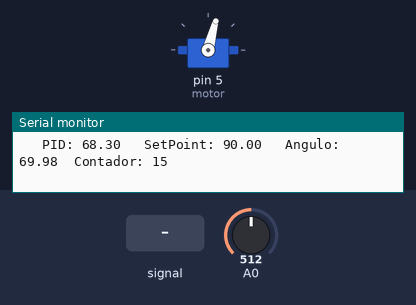
A sketch run on a simulated Arduino Uno, built with avr-gcc and run on an emulated ATmega328P. Shown: servo, the last lines printed to the serial monitor. Inputs (shaded band) come from the test bench; at power-on: A0 = 512.

Above: at 12.3 s.
12.4 s: A0 set to 50
At 14.13 s:
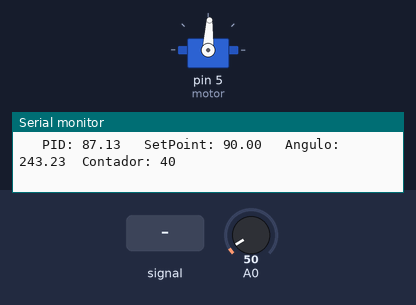
At 15.38 s:
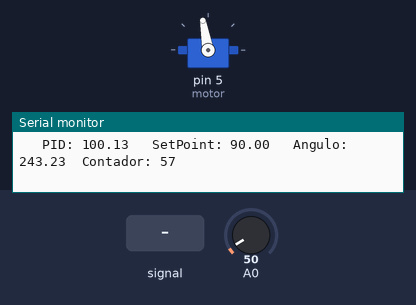
15.4 s: A0 set to 426
18.4 s: A0 set to 445
21.4 s: A0 fed a 2 Hz sine of ±306 counts around its level
24.4 s: A0 set to 168
At 26.6 s:
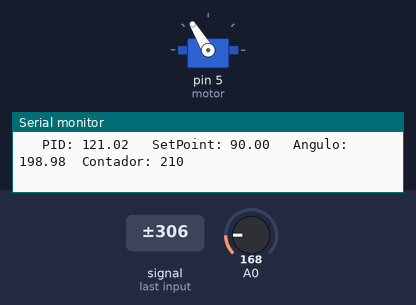
27.4 s: A0 set to 0
At 28.58 s:
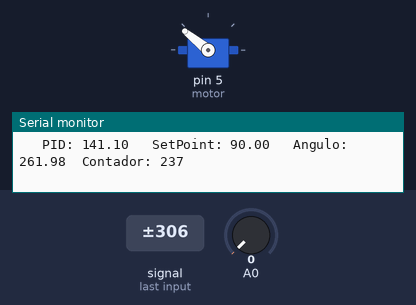
Timing chart, 0 to 31.4 s (numbered marks = the images above; inputs shaded):
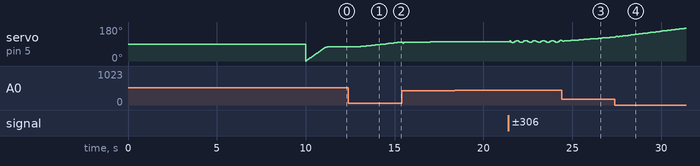

Measured:
- after the input at 12.4 s, servo on pin 5 (motor): moves from 75° to 100° over 2.3 s, starting after 0.64 s

The sketch:

drone.ino
```cpp
// Biblioteca e objeto motor
#include <Servo.h>
Servo motor;

// Definir variáveis
float ang_saida;                                                                     // leitura em bits do angulo do motor
float erro_atual = 0, soma_erro = 0, soma_erro_ant = 0, dif_erro = 0, erro_ant = 0;  // erros
float setPoint = 90;                                                                 // setPoint fixado de 90
float kp = 0, ki = 0, kd = 0;                                                        //AUMENTAR KP PARA PARAR DE BATER
float p = 0, i = 0, d = 0;
int cont = 0;  // contador de amostras
float z = 0;


// Definindo função de controle do PID
float funcLimite(float kp, float ki, float kd, float erro_atual, float soma_erro, float dif_erro) {

  float p = kp * erro_atual;
  float i = ki * soma_erro;
  float d = kd * dif_erro;

  float x = p + i + d;
  x = x + 70;

  return x;
}


void setup() {

  // sinal de controle do motor
  motor.attach(5);
  delay(10000);

  // partida do motor - tirar de inércia com rotação mínima
  for (int i = 0; i < 75; i++) {
    motor.write(i);
    delay(15);
  }

  Serial.begin(9600);
}

void loop() {

  cont++;

  // angulo do acelerometro
  int angulo;
  ang_saida = 0;  // angulo em bits

  for (int i = 1; i <= 600; i++) {
    // leitura do acelerometro
    angulo = analogRead(A0);
    ang_saida = ang_saida + angulo;
  }

  // calculado os erros de leituras para jogar no PID
  ang_saida = ang_saida / 600;

  ang_saida = (-0.375 * (ang_saida) + 261.98);
  erro_atual = ang_saida - setPoint;
  dif_erro = erro_atual - erro_ant;
  soma_erro = soma_erro_ant + erro_atual;

  // valores de ciclos para os angulos de ataque
  if (cont <= 300) {
    setPoint = 90;
    kp = 0.01;
    ki = 0.00499;
    kd = 0.05009;
  } else if (cont <= 500) {
    setPoint = 115;
    kp = 0.015;
    ki = 0.006;
    kd = 0.06;

  } else if (cont <= 700) {
    setPoint = 90;
  } else if (cont <= 900) {
    setPoint = 60;
  } else {
    setPoint = 90;
    kp = 0.014;
    ki = 0.00505;
    kd = 0.05009;
  }


  // Função de saída
  z = funcLimite(kp, ki, kd, erro_atual, soma_erro, dif_erro);
  Serial.print("   PID: ");
  Serial.print(z);
  Serial.print("   SetPoint: ");
  Serial.print(setPoint);
  Serial.print("   Angulo: ");
  Serial.print(ang_saida);

  if (z > 178) {
    z = 178;
    motor.write(z);

  } else if (z < 76) {
    z = 75;
    motor.write(z);

  } else {
    motor.write(z);
  }
  Serial.print("  Contador: ");
  Serial.println(cont);

  erro_ant = erro_atual;
  soma_erro_ant = soma_erro;
}
```
